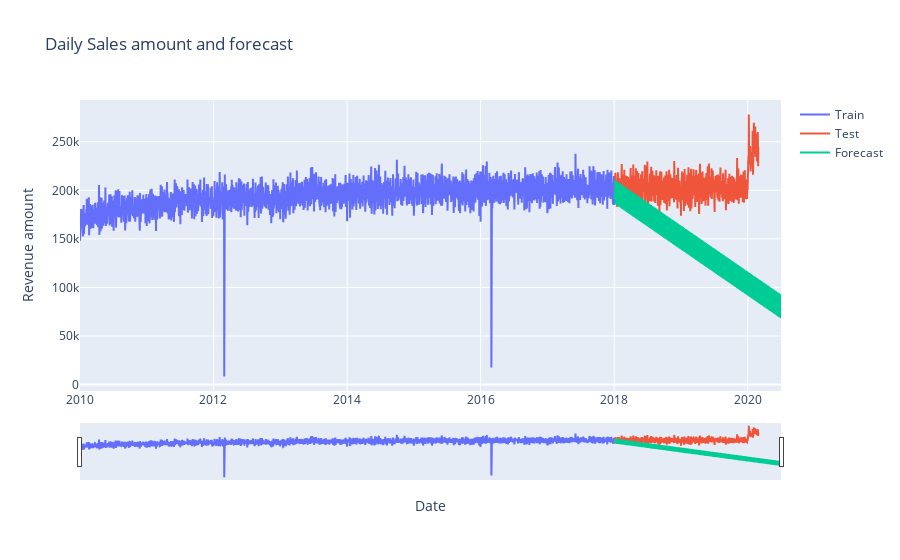

Source (notebook cell):
### Code cell
#plotting the forecast
plot_forecast(train_df['total_amount'], test_df['total_amount'], sarima_forecast_series)

### Figure 1 — Plotly figure (JSON) as saved in the notebook; plotly's stock layout.template omitted (floating-point values rounded to 4 significant figures; data arrays with more than 128 entries replaced by an {"elided": "..."} marker saying what was removed)
{"data": [{"mode": "lines", "name": "Train", "type": "scatter", "x": {"elided": "2923 str values"}, "y": {"elided": "2923 float values"}}, {"mode": "lines", "name": "Test", "type": "scatter", "x": {"elided": "788 str values"}, "y": {"elided": "788 float values"}}, {"mode": "lines", "name": "Forecast", "type": "scatter", "x": {"elided": "912 str values"}, "y": {"elided": "912 float values"}}], "layout": {"title": {"text": "Daily Sales amount and forecast"}, "xaxis": {"rangeslider": {"visible": true}, "title": {"text": "Date"}}, "yaxis": {"title": {"text": "Revenue amount"}}}}
